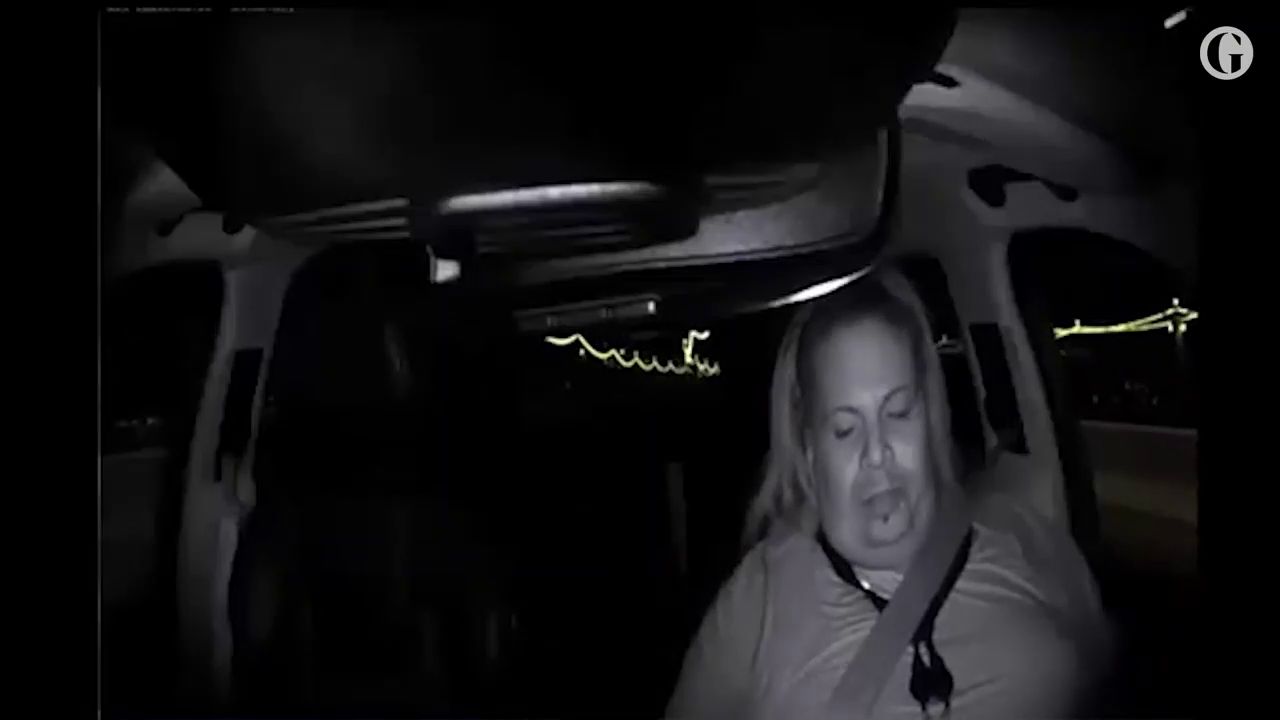
#> input picture frame 32 of videos/video_5.mp4, 1280 x 720 px, given in place of video_2.mp4, which was not available
$ python eye_finder.py
#> lines starting #> are read from the running program, lines starting #| are printed output that depends on the picture; pictures that were not available may be replaced by others from this repository, and a replacement may not be noted
import cv2
import sys


def get_first_frame(file):
#> called with file = '../videos/video_2.mp4'
    v = cv2.VideoCapture(file)

    if not v.isOpened():
        print("Could not open video")
        sys.exit()

    result, f = v.read()
#> f is the input picture: shape (720, 1280, 3); mean B, G, R 19.1, 17.8, 18.2
    if not result:
        print('Cannot read video file')
        sys.exit()

    return f, v


if __name__ == '__main__':
    videos = [2]

    for video in videos:
        filename = '../videos/video_{}.mp4'.format(video)
        first_frame, vid = get_first_frame(filename)
        count = 0
        interval = 1

        eyeCascPath = "../cascades/haarcascade_eye.xml"
        eyeCascade = cv2.CascadeClassifier(eyeCascPath)

        while True:
            ok, frame = vid.read()
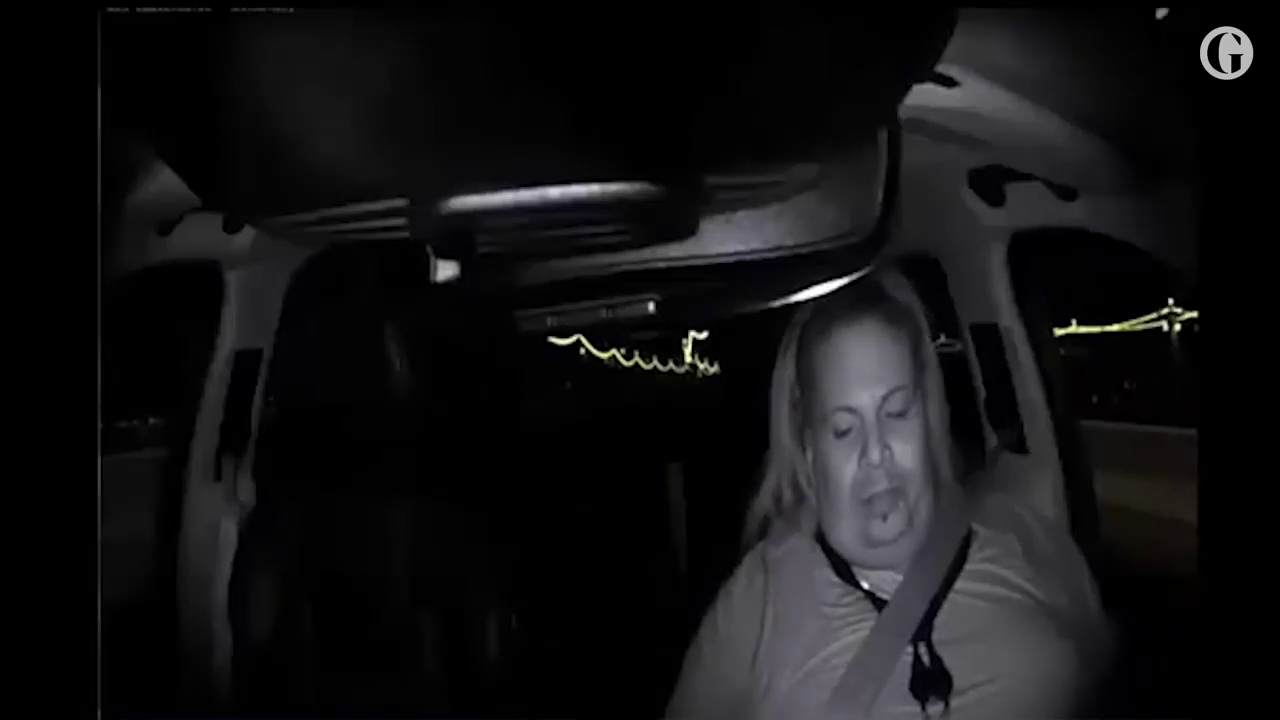
#> input picture frame 33 of videos/video_5.mp4, 1280 x 720 px, given in place of video_2.mp4, which was not available
#> frame is the input picture: shape (720, 1280, 3); mean B, G, R 19.1, 17.8, 18.2

            if not ok:
                break

            if count % interval == 0:
                gray = cv2.cvtColor(frame, cv2.COLOR_BGR2GRAY)
                eyes = eyeCascade.detectMultiScale(gray, minNeighbors=5)
#> eyes = [[871, 504, 25, 25], [825, 410, 40, 40]]

                for i, (ex, ey, ew, eh) in enumerate(eyes):
                    eye = frame[ey:ey + 50, ex:ex + 50]
                    cv2.imwrite("./data/video_{}_frame_{}_eye_{}.png".format(video, count, i), eye)
                    print("./data/video_{}_frame_{}_eye_{}.png".format(video, count, i))
#> this loop made 2 passes
#| ./data/video_2_frame_0_eye_0.png
#| ./data/video_2_frame_0_eye_1.png
#> pass 1, `eye = frame[ey:ey + 50, ex:ex + 50]`:
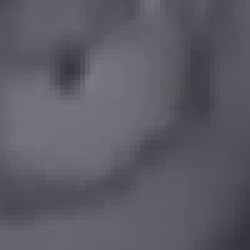
#> eye: shape (50, 50, 3) (shown 5 times larger); mean B, G, R 100.7, 90.9, 92.9
#> pass 2, `eye = frame[ey:ey + 50, ex:ex + 50]`:
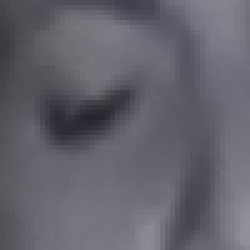
#> eye: shape (50, 50, 3) (shown 5 times larger); mean B, G, R 107.1, 98, 99.8

            count += 1

$ run again, starting later in the video
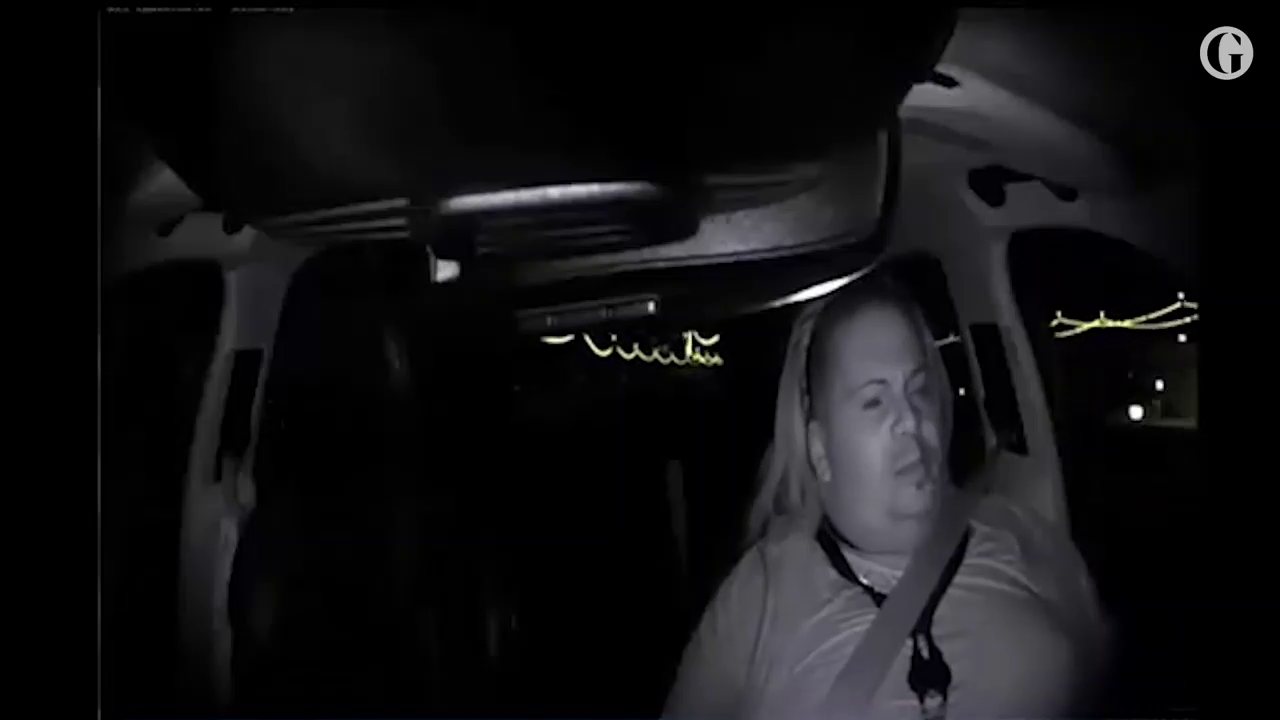
#> input picture frame 144 of videos/video_5.mp4, 1280 x 720 px, given in place of video_2.mp4, which was not available
#> in get_first_frame, f is the input picture: shape (720, 1280, 3); mean B, G, R 18.9, 17.2, 17.6
#> eyes = [[853, 380, 40, 40]]
#> the loop `for i, (ex, ey, ew, eh) in enumerate(eyes):` made 1 pass
#> (printed output is left out)
#> pass 1, `eye = frame[ey:ey + 50, ex:ex + 50]`:
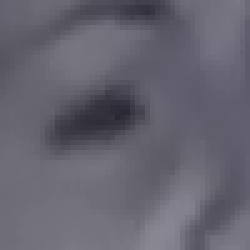
#> eye: shape (50, 50, 3) (shown 5 times larger); mean B, G, R 110.8, 99.5, 101.7

$ run again, starting later in the video
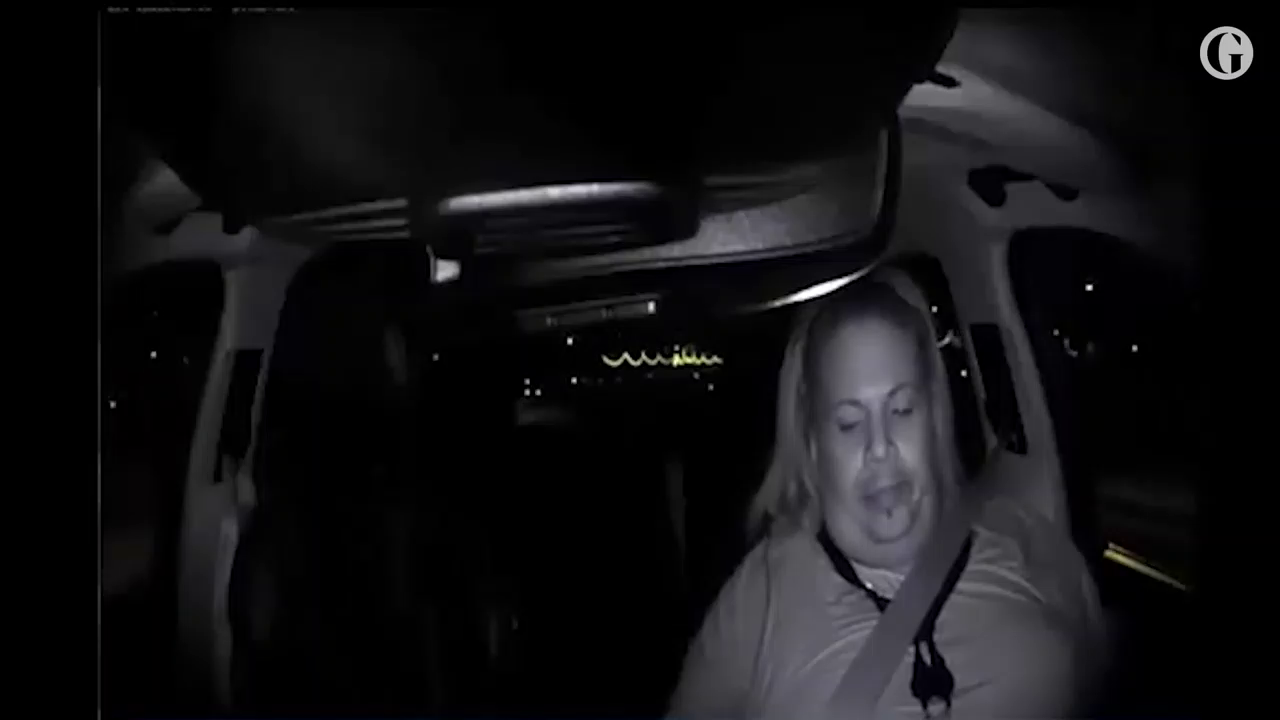
#> input picture frame 257 of videos/video_5.mp4, 1280 x 720 px, given in place of video_2.mp4, which was not available
#> in get_first_frame, f is the input picture: shape (720, 1280, 3); mean B, G, R 18.8, 17, 17.4
#> eyes = [[854, 489, 26, 26], [885, 390, 40, 40]]
#> the loop `for i, (ex, ey, ew, eh) in enumerate(eyes):` made 2 passes
#> (printed output is left out)
#> pass 1, `eye = frame[ey:ey + 50, ex:ex + 50]`:
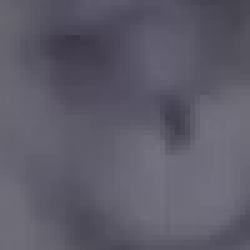
#> eye: shape (50, 50, 3) (shown 5 times larger); mean B, G, R 104.7, 91.3, 94
#> pass 2, `eye = frame[ey:ey + 50, ex:ex + 50]`:
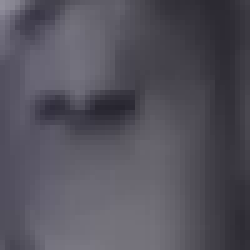
#> eye: shape (50, 50, 3) (shown 5 times larger); mean B, G, R 92.1, 82, 84.2
